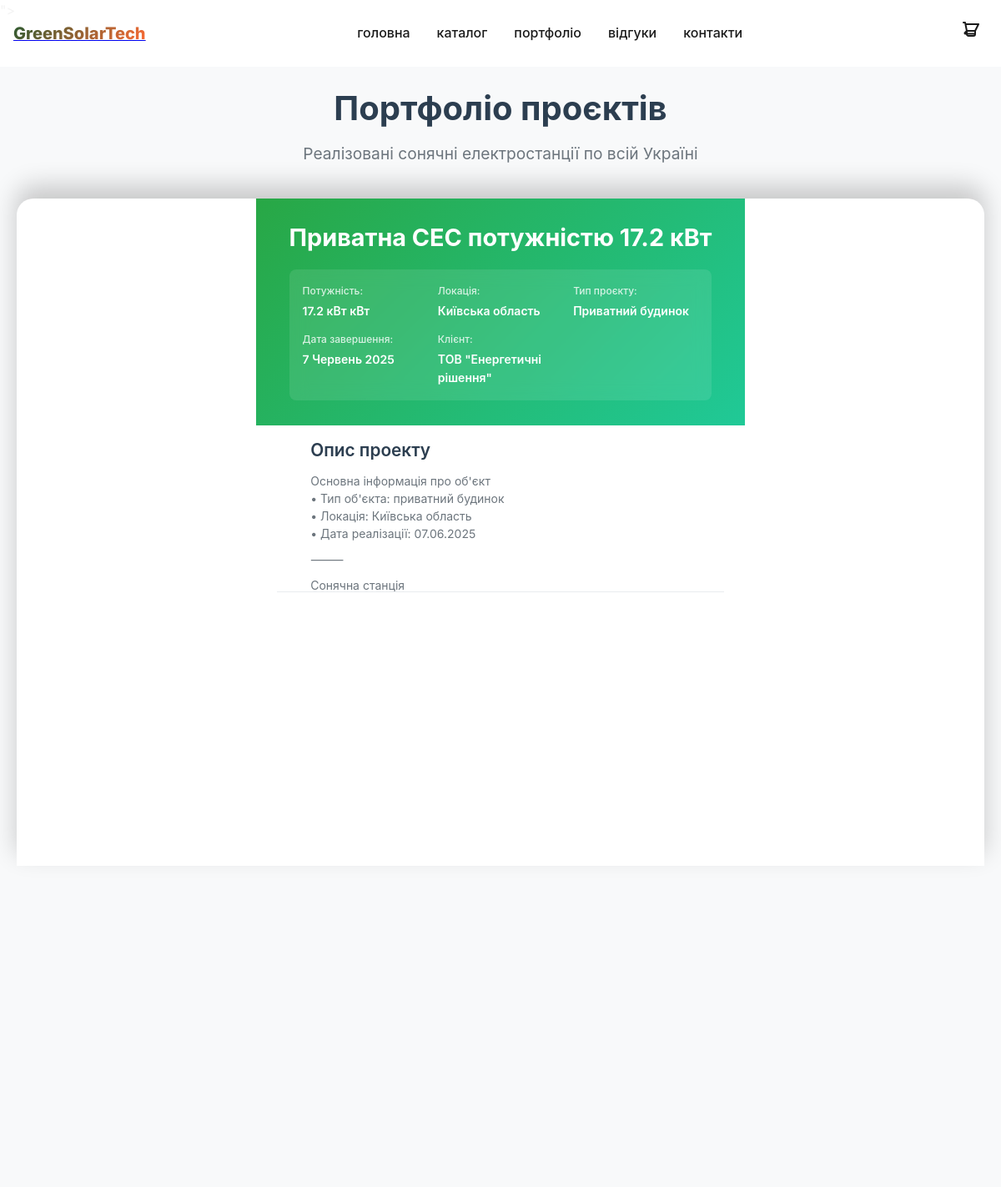
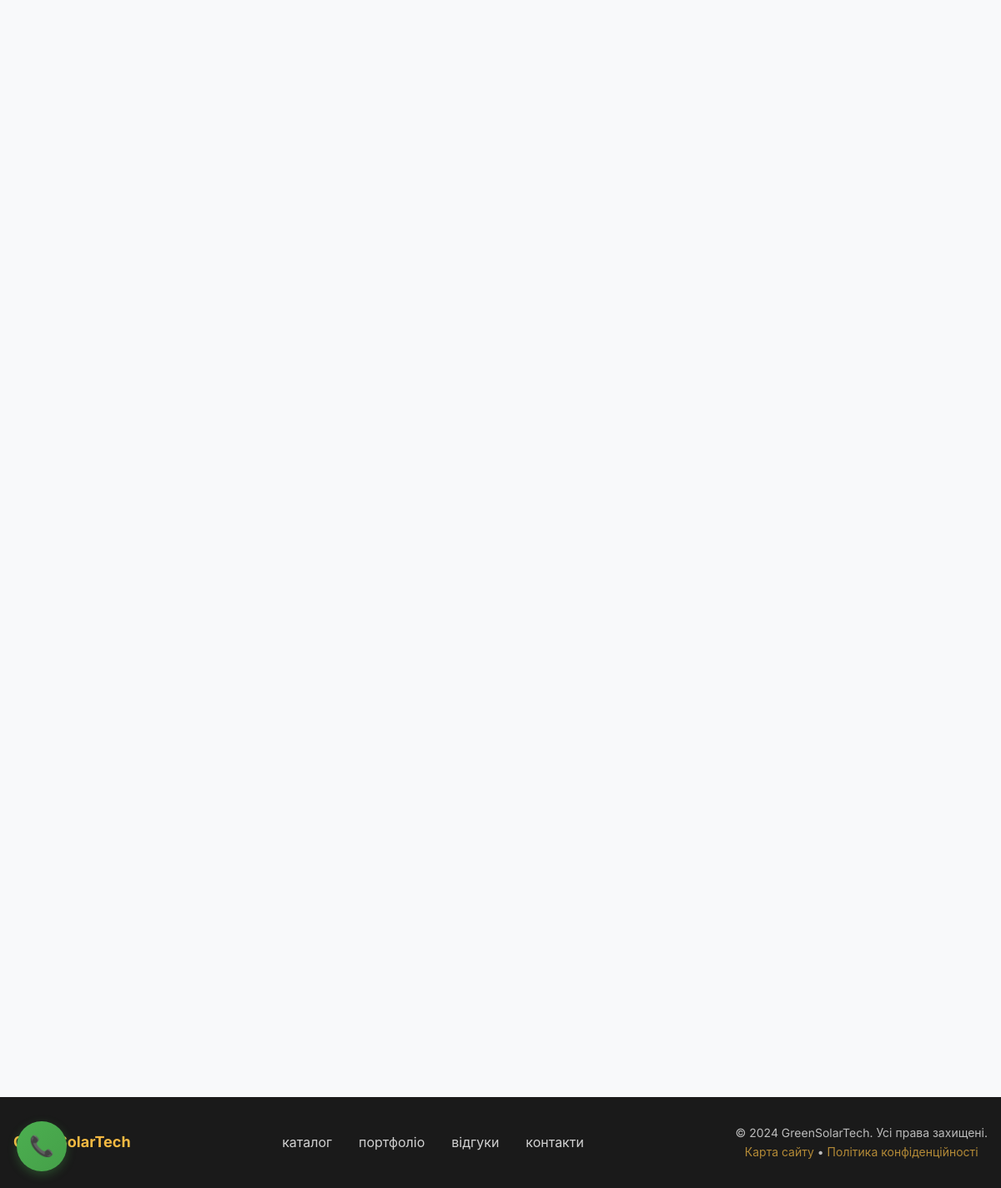
The page /portfolio/ on the database its author committed (2 pictures, top to bottom).
### mainapp/models.py (models this page shows, shortened)
class Portfolio(models.Model):
    title = models.CharField(max_length=200, verbose_name="Назва проєкту")
    description = models.TextField(verbose_name="Опис проєкту")
    image = models.ImageField(upload_to='portfolio/', verbose_name="Головне зображення")
    location = models.CharField(max_length=200, verbose_name="Місце розташування", blank=True)
    power_capacity = models.CharField(max_length=50, verbose_name="Потужність станції", blank=True)
    completion_date = models.DateField(verbose_name="Дата завершення", blank=True, null=True)
    project_type = models.CharField(max_length=100, verbose_name="Тип проєкту", blank=True)
    client_name = models.CharField(max_length=200, verbose_name="Клієнт", blank=True)
    featured = models.BooleanField(default=False, verbose_name="Рекомендований")
    created_at = models.DateTimeField(default=timezone.now, verbose_name="Дата створення")
    class Meta:
        verbose_name = "Проєкт портфоліо"
        verbose_name_plural = "Проєкти портфоліо"
        ordering = ['-completion_date', '-created_at']

### mainapp/views.py (the view, shortened to what this page needs)
# urls.py: path('portfolio/', views.PortfolioView.as_view(), name='portfolio'),
class PortfolioView(TemplateView):
    template_name = 'mainapp/portfolio.html'
    def get_project_images(self, project_prefix):
        import os
        from django.conf import settings
        portfolio_path = os.path.join(settings.MEDIA_ROOT, 'portfolio')
        if not os.path.exists(portfolio_path):
            return []
    def get_context_data(self, **kwargs):
        context = super().get_context_data(**kwargs)
        project1 = Portfolio.objects.get(id=4)  # Приватна СЕС потужністю 17.2 кВт
        project2 = Portfolio.objects.get(id=5)  # Комерційна СЕС потужністю 43 кВт
        project3 = Portfolio.objects.get(id=6)  # Приватна СЕС потужністю 10.6 кВт
        project1.all_images = self.get_project_images('project1_')
        project2.all_images = self.get_project_images('project2_')
        project3.all_images = self.get_project_images('project3_')
        context.update({
            'title': 'Портфоліо проєктів — GreenSolarTech',
            'description': 'Готові проєкти сонячних електростанцій від GreenSolarTech. Приватні та комерційні СЕС по всій Україні.',
            'keywords': 'портфоліо сонячних електростанцій, готові проєкти СЕС, приватні сонячні станції',
            'project1': project1,
            'project2': project2,
            'project3': project3
        })
        return context

### mainapp/templates/mainapp/portfolio.html (shortened to what this page needs)
{% extends 'mainapp/base.html' %}
{% load static %}
{% block extra_css %}
<link rel="stylesheet" href="{% static 'css/portfolio.css' %}?v=2">
{% endblock %}
{% block content %}
<div class="portfolio-page">
    <div class="portfolio-container">
        <header class="portfolio-header">
            <h1 class="portfolio-title">Портфоліо проєктів</h1>
            <p class="portfolio-subtitle">Реалізовані сонячні електростанції по всій Україні</p>
        </header>
        <section class="project-block">
            <div class="project-header">
                <h2 class="project-title">{{ project1.title }}</h2>
                <div class="project-meta-main">
                    <div class="meta-grid">
                        <div class="meta-item">
                            <span class="meta-label">Потужність:</span>
                            <span class="meta-value">{{ project1.power_capacity }} кВт</span>
                        </div>
                        <div class="meta-item">
                            <span class="meta-label">Локація:</span>
                            <span class="meta-value">{{ project1.location }}</span>
                        </div>
                        <div class="meta-item">
                            <span class="meta-label">Тип проєкту:</span>
                            <span class="meta-value">{{ project1.project_type }}</span>
                        </div>
                        <div class="meta-item">
                            <span class="meta-label">Дата завершення:</span>
                            <span class="meta-value">{{ project1.completion_date|date:"j F Y" }}</span>
                        </div>
                        <div class="meta-item">
                            <span class="meta-label">Клієнт:</span>
                            <span class="meta-value">{{ project1.client_name }}</span>
                        </div>
                    </div>
                </div>
            </div>
            <div class="project-description">
                <h3 class="description-title">Опис проекту</h3>
                <div class="description-content">{{ project1.description|linebreaks }}</div>
            </div>
        </section>
    </div>
</div>
{% endblock %}

### static/css/style1.css (style rules this page uses)
*, *::before, *::after { margin: 0; padding: 0; box-sizing: border-box; }
:root { --primary-color: #2B5A31; --primary-gradient: linear-gradient(135deg, #2B5A31 0%, #FF6B35 100%); --primary-light: #4A8257; --secondary-color: #D4A574; --accent-color: #F4B942; --text-dark: #1A1A1A; --text-light: #4A4A4A; --text-white: #FFFFFF; --bg-light: #F8F9FA; --bg-dark: #1A1A1A; --font-family: 'Inter', -apple-system, BlinkMacSystemFont, 'Segoe UI', sans-serif; --font-size-xs: 0.75rem; --font-size-sm: 0.875rem; --font-size-base: 1rem; --font-size-lg: 1.125rem; --font-size-xl: 1.25rem; --font-size-2xl: 1.5rem; --font-size-3xl: 1.875rem; --font-size-4xl: 2.25rem; --font-size-5xl: 3rem; --transition-fast: 0.15s ease; --transition-normal: 0.3s ease; --transition-slow: 0.6s ease; --container-max-width: 1200px; --section-padding: 4rem 0; --section-padding-mobile: 2rem 0; }
html { scroll-behavior: smooth; font-size: 16px; }
body { font-family: var(--font-family); font-size: var(--font-size-base); line-height: 1.6; color: var(--text-dark); background-color: var(--text-white); overflow-x: hidden; }
* { scroll-behavior: smooth; }
section { scroll-margin-top: 80px; }

### static/css/style5.css (style rules this page uses)
.main section { position: sticky; top: 0; height: 100vh; min-height: 100vh; max-height: 100vh; display: flex; align-items: center; overflow: hidden; }
.main section:not(.hero):not(.capacity) { background: var(--text-white); box-shadow: 0 -15px 30px rgba(0, 0, 0, 0.2); border-radius: 20px 20px 0 0; margin-top: -20px; }
.main section:nth-child(2) { z-index: 2; }

### static/css/portfolio.css (style rules this page uses)
:root { --portfolio-primary: #28a745; --portfolio-primary-hover: #218838; --portfolio-text-primary: #2c3e50; --portfolio-text-secondary: #6c757d; --portfolio-text-muted: #adb5bd; --portfolio-bg-light: #f8f9fa; --portfolio-border-light: #e9ecef; --portfolio-white: #ffffff; --portfolio-shadow-sm: 0 2px 8px rgba(0, 0, 0, 0.08); --portfolio-shadow-md: 0 4px 15px rgba(40, 167, 69, 0.25); --portfolio-shadow-hover: 0 8px 25px rgba(0, 0, 0, 0.1); --portfolio-transition: all 0.3s ease; --portfolio-border-radius: 12px; --portfolio-border-radius-sm: 8px; }
.portfolio-page { min-height: 100vh; min-height: 100dvh; padding: 80px 0 60px; background: var(--portfolio-bg-light); -webkit-font-smoothing: antialiased; -moz-osx-font-smoothing: grayscale; }
.portfolio-container { max-width: 1200px; margin: 0 auto; padding: 0 20px; }
.portfolio-header { text-align: center; margin-bottom: 60px; }
.portfolio-title { font-size: clamp(1.75rem, 4vw, 2.5rem); font-weight: 700; color: var(--portfolio-text-primary); margin-bottom: 16px; line-height: 1.2; }
.portfolio-subtitle { font-size: clamp(1rem, 2.5vw, 1.2rem); color: var(--portfolio-text-secondary); max-width: 600px; margin: 0 auto; line-height: 1.5; }
.project-block { background: var(--portfolio-white); border-radius: var(--portfolio-border-radius); box-shadow: var(--portfolio-shadow-sm); margin-bottom: 40px; overflow: hidden; transition: var(--portfolio-transition); max-height: 80vh; display: flex; flex-direction: column; }
.project-block * { box-sizing: border-box; }
.project-header { background: linear-gradient(135deg, var(--portfolio-primary) 0%, #20c997 100%); color: var(--portfolio-white); padding: clamp(20px, 3vw, 30px) clamp(20px, 4vw, 40px); flex-shrink: 0; order: 1; }
.project-title { font-size: clamp(1.3rem, 3vw, 1.8rem); font-weight: 700; margin: 0 0 20px 0; line-height: 1.2; }
.project-meta-main { background: rgba(255, 255, 255, 0.1); border-radius: var(--portfolio-border-radius-sm); padding: 16px; backdrop-filter: blur(10px); }
.meta-grid { display: grid; grid-template-columns: repeat(auto-fit, minmax(150px, 1fr)); gap: 12px; }
.meta-item { display: flex; flex-direction: column; gap: 4px; }
.meta-label { font-size: 12px; opacity: 0.8; font-weight: 500; }
.meta-value { font-size: 14px; font-weight: 600; }
.project-block .project-description { padding: clamp(12px, 2vw, 16px) clamp(20px, 4vw, 40px) clamp(16px, 3vw, 20px); background: var(--portfolio-white); flex-shrink: 0; max-height: 25vh; overflow-y: auto; order: 2; border-bottom: 1px solid var(--portfolio-border-light); }
.project-block .description-title { font-size: clamp(1.1rem, 2.5vw, 1.3rem); font-weight: 600; color: var(--portfolio-text-primary); margin: 0 0 12px 0; line-height: 1.3; }
.project-block .description-content { color: var(--portfolio-text-secondary); line-height: 1.5; font-size: clamp(13px, 2vw, 14px); }
.description-content p { margin-bottom: 10px; }
.description-content p:last-child { margin-bottom: 0; }

### rows shown on the page
Portfolio: title "Приватна СЕС потужністю 17.2 кВт", power_capacity "17.2 кВт", location "Київська область", project_type "Приватний будинок", completion_date "7 Червень 2025", client_name "ТОВ \"Енергетичні рішення\"", description "Основна інформація про об'єкт • Тип об'єкта: приватний будинок • Локація: Київська область • Дата реалізації: 07.06.2025 ⸻ Сонячна станція"
